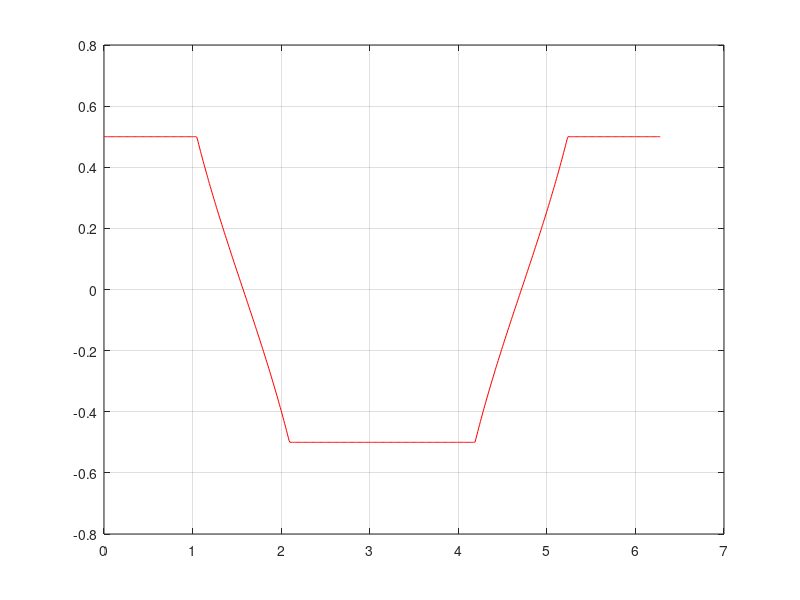

Write the MATLAB code that produced this figure.
clear all

theta=0:0.01:2*pi;
Vs = sqrt(4)/2;
Vdc = 1;
y = sqrt(3)/4 - (sqrt(3)/2)*sqrt(Vs*Vs - 3/4);
x = 1 - y / sqrt(3);
alpha = atan(y/x);
%constant

temp1 = (1/2)*Vs*Vdc;
temp2 = (1/2)*Vdc;
temp3 = sqrt(3);
temp4 = 1/sqrt(3);

y=((temp1)*cos(theta)+(temp1*temp4)*sin(theta)).*(theta>=0 & theta<(alpha)) ...
    +(temp2).*(theta>=(alpha) & theta<(pi/3 - alpha)) ...
    +((temp1)*cos(theta)+(temp1*temp4)*sin(theta)).*(theta>=(pi/3 - alpha) & theta<(pi/3)) ...%sector 1
    +((temp1)*cos(theta-pi/3)+(-temp1*temp3)*sin(theta-pi/3)).*(theta>=(pi/3) & theta<(pi/3 + alpha)) ...
    +((temp2)*((cos(theta-pi/3) - temp3*sin(theta-pi/3))./(cos(theta-pi/3) + temp4*sin(theta-pi/3)))).*(theta>=(pi/3 + alpha) & theta<(2*pi/3 - alpha)) ...
    +((temp1)*cos(theta-pi/3)+(-temp1*temp3)*sin(theta-pi/3)).*(theta>=(2*pi/3 - alpha) & theta<(2*pi/3)) ...%sector 2
    +((-temp1)*cos(theta-2*pi/3)+(-temp1*temp4)*sin(theta-2*pi/3)).*(theta>=(2*pi/3) & theta<(2*pi/3 + alpha)) ...
    +(-temp2).*(theta>=(2*pi/3 + alpha) & theta<(pi - alpha)) ...
    +((-temp1)*cos(theta-2*pi/3)+(-temp1*temp4)*sin(theta-2*pi/3)).*(theta>=(pi - alpha) & theta<(pi)) ...%sector3
    +((-temp1)*cos(theta-pi)+(-temp1*temp4)*sin(theta-pi)).*(theta>=(pi) & theta<(pi + alpha)) ...
    +(-temp2).*(theta>=(pi + alpha) & theta<(4*pi/3 - alpha)) ...
    +((-temp1)*cos(theta-pi)+(-temp1*temp4)*sin(theta-pi)).*(theta>=(4*pi/3 - alpha) & theta<(4*pi/3)) ...%sector4
    +((-temp1)*cos(theta-4*pi/3)+(temp1*temp3)*sin(theta-4*pi/3)).*(theta>=(4*pi/3) & theta<(4*pi/3 + alpha)) ...
    +((temp2)*((-cos(theta-4*pi/3) + temp3*sin(theta-4*pi/3))./(cos(theta-4*pi/3) + temp4*sin(theta-4*pi/3)))).*(theta>=(4*pi/3 + alpha) & theta<(5*pi/3 - alpha)) ...
    +((-temp1)*cos(theta-4*pi/3)+(temp1*temp3)*sin(theta-4*pi/3)).*(theta>=(5*pi/3 - alpha) & theta<(5*pi/3)) ...%sector 5
    +((temp1)*cos(theta-5*pi/3)+(temp1*temp4)*sin(theta-5*pi/3)).*(theta>=5*pi/3 & theta<(5*pi/3 + alpha)) ...
    +(temp2).*(theta>=(5*pi/3 + alpha) & theta<(2*pi - alpha)) ...
    +((temp1)*cos(theta-5*pi/3)+(temp1*temp4)*sin(theta-5*pi/3)).*(theta>=(2*pi - alpha) & theta<=(2*pi));%sector 6

plot(theta,y,'r')

grid on